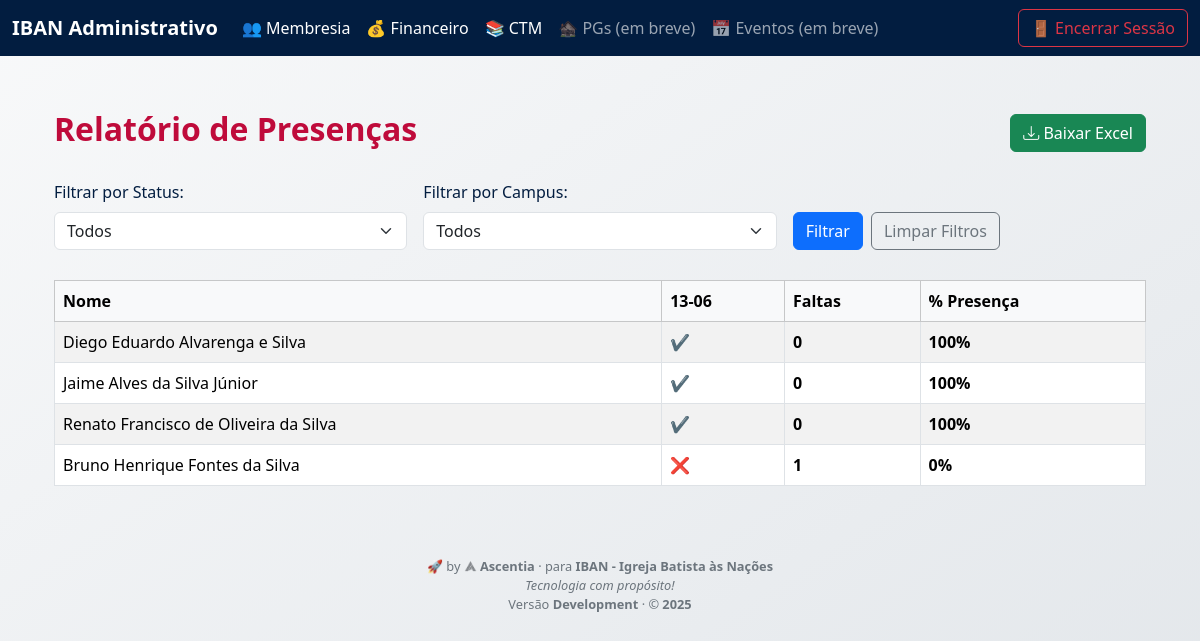
The app's page /ctm/relatorio (signed in) with its own data.
### app/membresia/models.py (models this page shows, shortened)
class Membro(db.Model, UserMixin):
    id = db.Column(db.Integer, primary_key=True)
    nome_completo = db.Column(db.String(120), nullable=False)
    data_nascimento = db.Column(db.Date, nullable=True)
    data_recepcao = db.Column(db.Date, nullable=True)
    status = db.Column(db.String(50), nullable=False)
    campus = db.Column(db.String(50), nullable=False)
    ativo = db.Column(db.Boolean, default=True)
    presencas = db.relationship('Presenca', backref='membro', lazy=True)
    jornada_evento = db.relationship('JornadaEvento', backref='membro', lazy=True)

### app/ctm/routes.py (the view)
@ctm_bp.route('/relatorio')
@login_required
def relatorio_ctm():
    campus_filtro = request.args.get('campus', '')
    status_filtro = request.args.get('status', '')
    query_membros = Membro.query.filter_by(ativo=True)
    if campus_filtro:
        query_membros = query_membros.filter_by(campus=campus_filtro)
    if status_filtro:
        query_membros = query_membros.filter_by(status=status_filtro)
    membros_para_relatorio = query_membros.order_by(Membro.nome_completo).all()
    todas_aulas = Aula.query.order_by(Aula.data).all()
    datas_unicas_str = [aula.data.strftime('%Y-%m-%d') for aula in todas_aulas]
    datas_formatadas = [aula.data.strftime('%d-%m') for aula in todas_aulas]
    mapa_datas = {aula.data.strftime('%d-%m'): aula.data.strftime('%Y-%m-%d') for aula in todas_aulas}
    relatorio_dados = []
    if todas_aulas:
        for membro in membros_para_relatorio:
            linha = {'Nome': membro.nome_completo}
            total_presencas_membro = 0
            presencas_membro_dict = {p.aula.data: p for p in membro.presencas if p.aula in todas_aulas}
            for aula_obj in todas_aulas:
                presente = aula_obj.data in presencas_membro_dict
                linha[aula_obj.data.strftime('%Y-%m-%d')] = '✔️' if presente else '❌'
                if presente:
                    total_presencas_membro += 1
            total_aulas_contadas = len(todas_aulas)
            faltas = total_aulas_contadas - total_presencas_membro
            linha['Faltas'] = faltas
            linha['% Presença'] = f'{(total_presencas_membro / total_aulas_contadas) * 100:.0f}%' if total_aulas_contadas > 0 else '0%'
            relatorio_dados.append(linha)
    relatorio_dados.sort(key=lambda x: (-int(x['% Presença'].replace('%', '')), x['Faltas']))
    lista_campus_disponiveis = sorted(Config.CAMPUS.keys())
    lista_funcoes_disponiveis = sorted(Config.STATUS.keys())
    return render_template(
        'ctm/relatorio.html',
        relatorio=relatorio_dados,
        datas_formatadas=datas_formatadas,
        mapa_datas=mapa_datas,
        campus_filtro=campus_filtro,
        status_filtro=status_filtro,
        lista_campus=lista_campus_disponiveis,
        lista_funcoes=lista_funcoes_disponiveis,
        versao=versao,
        ano=ano
    )

### app/__init__.py (called while the page is built)
def create_app():
    app = Flask(__name__)
    app.config.from_object(Config)
    app.jinja_env.filters['brasilia'] = to_brasilia
    app.jinja_env.filters['strftime'] = format_datetime
    app.jinja_env.filters['currency'] = format_currency
    db.init_app(app)
    migrate.init_app(app, db)
    login_manager.init_app(app)
    app.register_blueprint(auth_bp)
    app.register_blueprint(membresia_bp)
    app.register_blueprint(financeiro_bp)
    app.register_blueprint(ctm_bp)
    from .cli import create_admin
    app.cli.add_command(create_admin)
    @app.context_processor
    def inject_config():
        return dict(config=app.config)
    return app

### app/auth/routes.py (called while the page is built)
@login_manager.user_loader
def load_user(user_id):
    return User.query.get(int(user_id))

### app/templates/ctm/relatorio.html (shortened to what this page needs)
{% set show_navbar = true %}
{% extends 'base/layout.html' %}
{% block content %}
<div class="container">
  <div class="d-flex justify-content-between align-items-center mb-4">
    <h2><strong>Relatório de Presenças</strong></h2>
    <a href="{{ url_for('ctm.download_excel_relatorio', campus=campus_filtro, status=status_filtro) }}" class="btn btn-success">
      <i class="bi bi-download"></i> Baixar Excel
    </a>
  </div>
  <form method="get" class="row g-3 mb-4" action="{{ url_for('ctm.relatorio_ctm') }}">
    <div class="col-md-4">
      <label for="status" class="form-label">Filtrar por Status:</label>
      <select name="status" id="status" class="form-select">
        <option value="">Todos</option>
      </select>
    </div>
    <div class="col-md-4">
      <label for="campus" class="form-label">Filtrar por Campus:</label>
      <select name="campus" id="campus" class="form-select">
        <option value="">Todos</option>
      </select>
    </div>
    <div class="col-md-4 d-flex align-items-end">
      <button type="submit" class="btn btn-primary me-2">Filtrar</button>
      <a href="{{ url_for('ctm.relatorio_ctm') }}" class="btn btn-outline-secondary">Limpar Filtros</a>
    </div>
  </form>
  {% if relatorio %}
    <div class="table-responsive">
      <table class="table table-bordered table-striped">
        <thead class="table-light">
          <tr>
            <th>Nome</th>
            {% for data_formatada in datas_formatadas %}
              <th>{{ data_formatada }}</th>
            {% endfor %}
            <th>Faltas</th>
            <th>% Presença</th>
          </tr>
        </thead>
        <tbody>
          {% for linha in relatorio %}
            <tr>
              <td class="text-start fw-medium">{{ linha['Nome'] }}</td>
              {% for data_formatada in datas_formatadas %}
                <td class="{{ 'ok' if linha[mapa_datas[data_formatada]] == '✔️' else 'falta' }}">
                  {{ linha[mapa_datas[data_formatada]] }}
                </td>
              {% endfor %}
              <td class="fw-bold">{{ linha['Faltas'] }}</td>
              <td class="fw-bold">{{ linha['% Presença'] }}</td>
            </tr>
          {% endfor %}
        </tbody>
      </table>
    </div>
  {% else %}
    <p>Nenhum relatório de presença disponível com os filtros selecionados.</p>
  {% endif %}
</div>
{% endblock %}

### app/static/css/custom.css (style rules this page uses)
:root { --cor-primaria: #021D40; --cor-secundaria: #BF0B3B; --cor-destaque: #BF0B3B; --cor-branco: #ffffff; --cor-texto: #021D40; }
body { background: linear-gradient(to bottom right, #f8f9fa, #e2e6ea); color: var(--cor-texto); min-height: 100vh; padding-top: 70px; }
h2 { text-align: center; color: var(--cor-destaque); }
.table-responsive { margin-top: 30px; }

### records on screen
Membro: Nome "Diego Eduardo Alvarenga e Silva", linha "✔️", Faltas "0", linha "100%"
Membro: Nome "Jaime Alves da Silva Júnior", linha "✔️", Faltas "0", linha "100%"
Membro: Nome "Renato Francisco de Oliveira da Silva", linha "✔️", Faltas "0", linha "100%"
Membro: Nome "Bruno Henrique Fontes da Silva", linha "❌", Faltas "1", linha "0%"

### other values on screen
{{ data_formatada }} "13-06"
{{ versao }} "Development"
{{ ano }} "2025"
